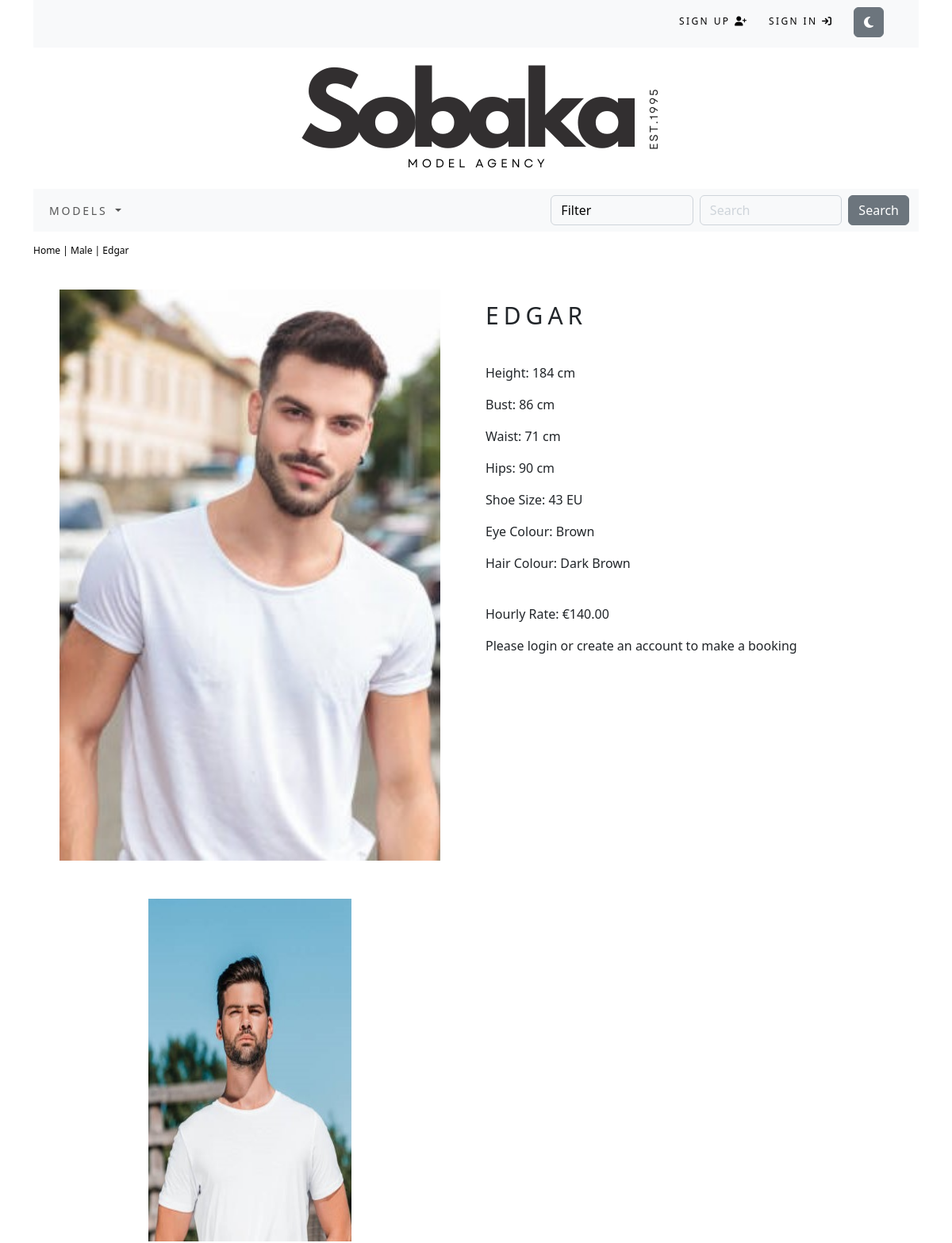
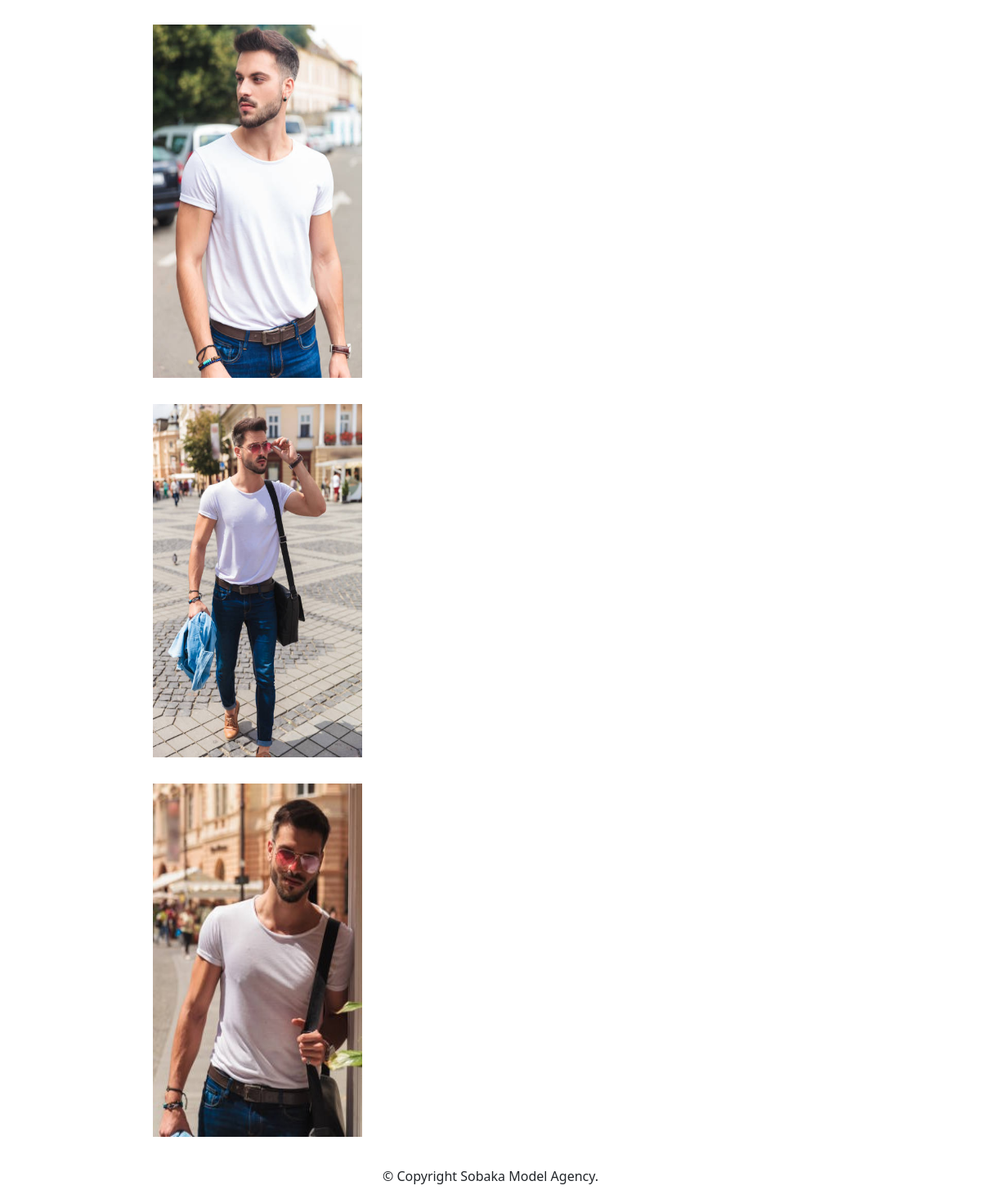
The app's page /32922bbf-bf63-4260-9fd5-4fbaf1694eaf/c0286193-ee82-4c88-85a1-047e85fd2162/ with its own data (2 pictures, top to bottom).
### sobaka/models.py (models this page shows, shortened)
class Human(models.Model):
    id = models.UUIDField(
        primary_key=True,
        default=uuid.uuid4,
        editable=False)
    name = models.CharField(max_length=250, unique=True)
    category = models.ForeignKey(Category, on_delete=models.CASCADE)
    price = models.DecimalField(max_digits=10, decimal_places=2)
    image1 = models.ImageField(upload_to=upload_to_human, blank=True)
    image2 = models.ImageField(upload_to=upload_to_human, blank=True)
    image3 = models.ImageField(upload_to=upload_to_human, blank=True)
    image4 = models.ImageField(upload_to=upload_to_human, blank=True)
    image5 = models.ImageField(upload_to=upload_to_human, blank=True)
    available = models.BooleanField(default=True)
    if available==True:
        available_hours = models.IntegerField()
    height = models.IntegerField(blank=True, null=True)
    shoe_size = models.IntegerField(blank=True, null=True)
    waist_size = models.IntegerField(blank=True, null=True)
    bust_size = models.IntegerField(blank=True, null=True)
    hip_size = models.IntegerField(blank=True, null=True)
    eye_color = models.CharField(max_length=250, blank=True)
    hair_color = models.CharField(max_length=250, blank=True)
    class Meta:
        ordering = ('name',)
        verbose_name = 'human'
        verbose_name_plural = 'humans'

class Category(models.Model):
    id = models.UUIDField(
        primary_key=True,
        default=uuid.uuid4,
        editable=False)
    name = models.CharField(max_length=250, unique=True)
    description = models.TextField(blank=True)
    image = models.ImageField(upload_to='category', blank=True)
    class Meta:
        ordering = ('name',)
        verbose_name = 'category'
        verbose_name_plural = 'categories'
    def get_absolute_url(self):
        return reverse('sobaka:humans_by_category', args=[self.id])
    def __str__(self):
        return self.name

### sobaka/views.py (the view)
# urls.py: path('<uuid:category_id>/<uuid:human_id>/', views.human_detail, name = 'human_detail'),
def human_detail(request, category_id, human_id):
    human = get_object_or_404(Human, category_id=category_id, id=human_id)
    return render(request, 'sobaka/human.html', {'human':human})

### cart/context_processors.py (called while the page is built)
def counter(request):
    item_count = 0
    if 'admin' in request.path:
        return {}
    else:
        try:
            cart = Cart.objects.filter(cart_id=_cart_id(request))
            cart_items = CartItem.objects.all().filter(cart=cart[:1])
            for cart_item in cart_items:
                item_count += cart_item.quantity
        except Cart.DoesNotExist:
            item_count = 0
    return {'item_count':item_count}

### cart/views.py (called while the page is built)
def _cart_id(request):
    cart = request.session.session_key
    if not cart:
        cart = request.session.create()
    return cart

### sobaka/context_processors.py (called while the page is built)
def menu_links(request):
    links = Category.objects.all()
    return {'links':links}

### sobaka/templates/sobaka/human.html (shortened to what this page needs)
{% extends "base.html" %}
{% load static %}
{% block content %}
    <div class="row my_hum_row_class">
        <div class="mx-auto breadcrumb-nav">
            <p><a href="{% url 'sobaka:all_humans' %}">Home</a> | <a href="{{human.category.get_absolute_url }}">{{human.category}}</a> | <a href="#">{{human.name}}</a></p>
        </div>
        <div class="container">
            <br>
            <div class="row">
                <div class="col-12 col-sm-12 col-md-12 col-lg-6 text-center">
                    <div style="min-width:18rem;">
                        <img class="humpic1" src="{{human.image1.url}}"
                        alt="{{human.name}}">
                    </div>
                    <div class="col-sm">
                        <img class="humpic2" src="{{human.image2.url}}"
                        alt="{{human.name}}">
                        <img class="humpic3" src="{{human.image3.url}}"
                        alt="{{human.name}}">
                        <img class="humpic4" src="{{human.image4.url}}"
                        alt="{{human.name}}">
                        <img class="humpic5" src="{{human.image5.url}}"
                        alt="{{human.name}}">
                    </div>
                </div>
                <div class="col-12 col-sm-12 col-md-12 col-lg-6">
                    <div class="human_details">
                        <h1 class="my_hum_title">{{human.name}}</h1>
                        <br>
                        <p>Height: {{human.height}} cm</p>
                        <p>Bust: {{human.bust_size}} cm</p>
                        <p>Waist: {{human.waist_size}} cm</p>
                        <p>Hips: {{human.hip_size}} cm</p>
                        <p>Shoe Size: {{human.shoe_size}} EU</p>
                        <p>Eye Colour: {{human.eye_color}}</p>
                        <p>Hair Colour: {{human.hair_color}}</p>
                        <br>
                        <p>Hourly Rate: €{{human.price}}</p>
                        {% if human.available == 0%}
                            <p class="text-justify my_hum_text"><b>Unavailable</b></p>
                        {% else %}
                            {% if user.is_authenticated %}
                                <a class="btn btn-secondary" href="{% url 'cart:add_cart' human.id %}">Book Now</a>
                            {% else %}
                                <p>Please login or create an account to make a booking</p>
                            {% endif %}
                        {% endif %}
                    </div>
                </div>
            </div>
        </div>
    </div>
{% endblock %}

### static/css/custom.css (style rules this page uses)
.my_hum_row_class { padding-top: 15px; padding-bottom: 20px; }
.my_hum_row_class .mx-auto p { color: #000; font-size: 12px; }
.my_hum_row_class .mx-auto p a { color: #000; font-size: 12px; text-decoration: none; }
.my_hum_title { font-size: 30px; text-transform: uppercase; letter-spacing: .2em; padding-top: 15px; padding-bottom: 10px; }
.humpic1 { height: 45rem; width: 30rem; margin-bottom: 2rem; }
.humpic2 { height: 27rem; width: 16rem; margin: 1rem; }
.humpic3 { height: 27rem; width: 16rem; margin: 1rem; }
.humpic4 { height: 27rem; width: 16rem; margin: 1rem; }
.humpic5 { height: 27rem; width: 16rem; margin: 1rem; }

### records on screen
Human: category "Male", name "Edgar", image1 (picture), image2 (picture), image3 (picture), image4 (picture), image5 (picture), name "EDGAR", height "184", bust_size "86", waist_size "71", hip_size "90", shoe_size "43", eye_color "Brown", hair_color "Dark Brown", price "140.00"
